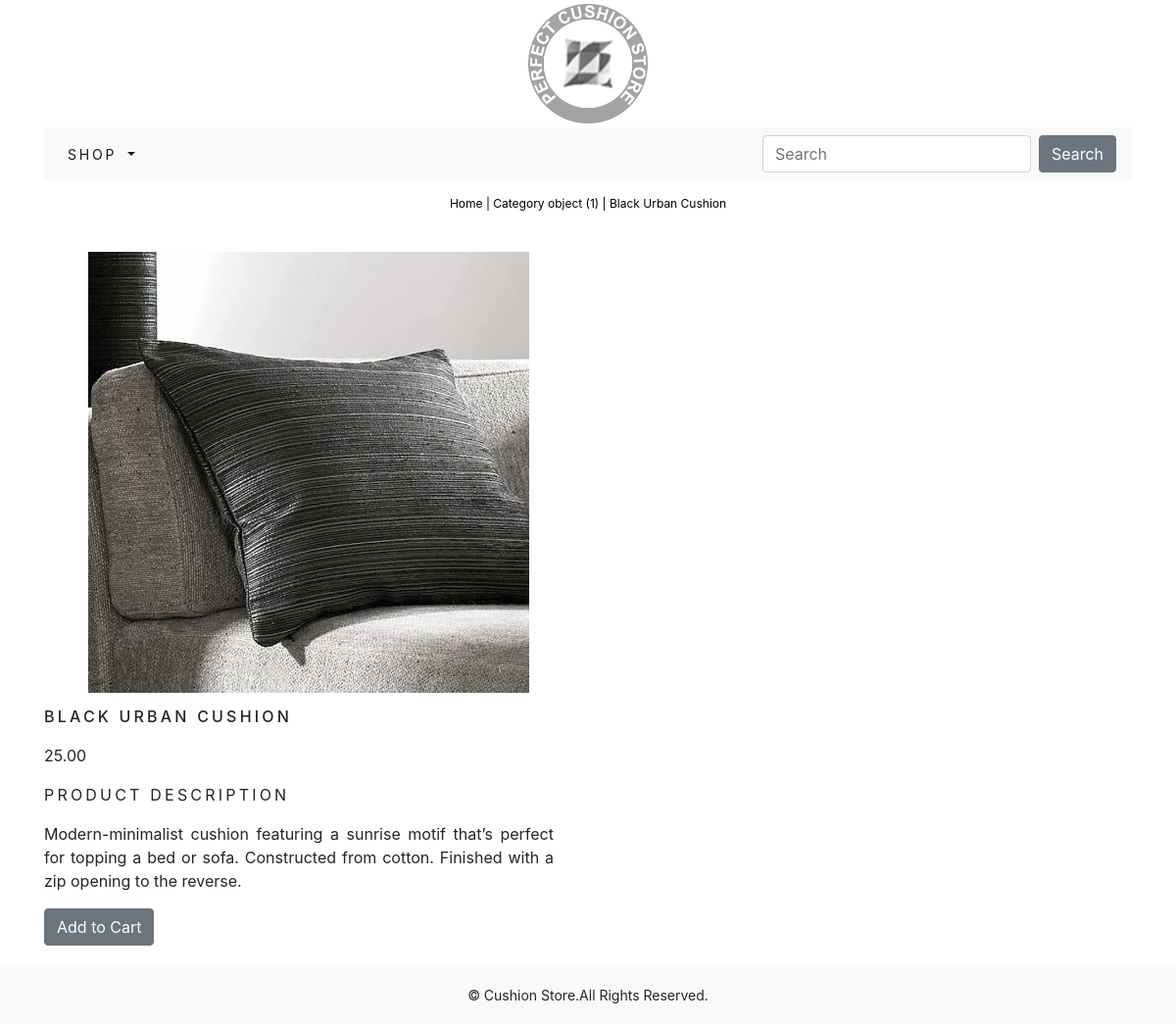
/shop/polyester-cushions/black-urban-cushion/, run on the app's committed database.
### shop/models.py (models this page shows, shortened)
class Product(models.Model):
	name = models.CharField(max_length = 250, unique=True)
	slug = models.SlugField(max_length = 250, unique=True)
	description = models.TextField(blank=True)
	category = models.ForeignKey(Category,on_delete=models.CASCADE)
	price = models.DecimalField(max_digits = 10,decimal_places=2)
	image = models.ImageField(upload_to='product', blank = True)
	stock = models.IntegerField()
	available = models.BooleanField(default=True)
	created = models.DateTimeField(auto_now_add=True)
	updated = models.DateTimeField(auto_now =True)
	class Meta:
		ordering = ('name',)
		verbose_name = 'product'
		verbose_name_plural = 'products'

class Category(models.Model):
	name = models.CharField(max_length = 250, unique=True)
	slug = models.SlugField(max_length = 250, unique=True)
	description = models.TextField(blank=True)
	image = models.ImageField(upload_to='category', blank=True)
	class Meta:
		ordering = ('name',)
		verbose_name = 'category'
		verbose_name_plural = 'categories'
	def get_url(self):
		return reverse('shop:products_by_category', args=[self.slug])

### shop/views.py (the view)
# urls.py: path('<slug:c_slug>/<slug:product_slug>/',views.ProdCatDetail, name = 'ProdCatDetail'),
def ProdCatDetail(request, c_slug, product_slug):
	try:
		product = Product.objects.get(category__slug=c_slug, slug=product_slug)
	except Exception as e:
		raise e
	return render(request,'shop/product.html', {'product':product})

### cart/context_processors.py (called while the page is built)
def counter(request):
	item_count = 0
	if 'admin' in request.path:
		return {}
	else:
		try:
			cart = Cart.objects.filter(cart_id=_cart_id(request))
			cart_items = CartItem.objects.all().filter(cart=cart[:1])
			for cart_item in cart_items:
				item_count += cart_item.quantity
		except Cart.DoesNotExist:
			item_count = 0
	return dict(item_count = item_count)

### cart/views.py (called while the page is built)
def _cart_id(request):
	cart = request.session.session_key
	if not cart:
		cart = request.session.create()
	return cart

### shop/context_processors.py (called while the page is built)
def menu_links(request):
	links = Category.objects.all()
	return dict(links=links)

### shop/templates/shop/product.html (shortened to what this page needs)
{% extends "base.html" %}
{% load static %}
{% block content %}
	<div class="row my_prod_row_class">
		<div class="mx-auto">
			<p><a href="{% url 'shop:allProdCat' %}">Home</a> | <a href="{{ product.category.get_url }}">{{product.category}}</a> | {{ product.name }}</p>
		</div>
		<div class="container">
			<br>
			<div class="row">
				<div class="col-12 col-sm-12 col-md-12 col-lg-6 text-center">
					<div style="min-width: 18rem">
						<img src="{{product.image.url}}" alt="{{product.name}}">
					</div>
				</div>
				<div>
					<div class="col-12 col-sm-12 col-md-12 col-lg-6">
						<h3 class="my_prod_title">{{product.name}}</h3>
						<p>{{product.price}}</p>
						<p class="my_title">Product Description</p>
						<p class="text-justify my_prod_text">{{product.description}}</p>
						{% if product.stock <= 0%}
							<p><b>Out of Stock</b></p>
						{% else %}
							<a class="btn btn-secondary" href="{% url 'cart:add_cart' product.id %}">Add to Cart</a>
						{% endif %}
					</div>
				</div>
			</div>
		</div>
	</div>
{% endblock %}

### static/css/custom.css (style rules this page uses)
body { font-family: 'Roboto', sans-serif; }
.my_title { font-size: 16px; text-transform: uppercase; letter-spacing: .2em; }
.my_prod_row_class { padding-top: 15px; padding-bottom: 20px; }
.my_prod_row_class .mx-auto p { color: #000; font-size: 12px; }
.my_prod_row_class .mx-auto p a { color: #000; font-size: 12px; text-decoration: none; }
.my_prod_title { font-size: 16px; text-transform: uppercase; letter-spacing: .2em; padding-top: 15px; padding-bottom: 10px; }
.my_prod_text { padding-right: 20px; }

### data on the page
Product: category "Category object (1)", name "Black Urban Cushion", image (picture), name "BLACK URBAN CUSHION", price "25.00", description "Modern-minimalist cushion featuring a sunrise motif that’s perfect for topping a bed or sofa. Constructed from cotton. Finished with a zip opening to the reverse."
